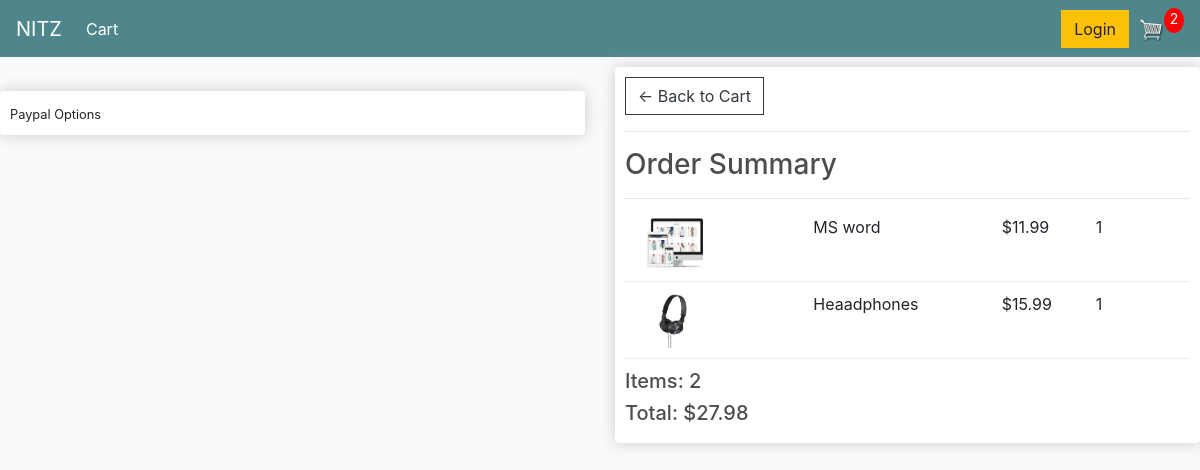
Screenshot of /checkout/ (signed in) with the database file from the repository.
### store/models.py (models this page shows, shortened)
class OrderItem(models.Model):
    product = models.ForeignKey(Product,on_delete=models.SET_NULL,blank=True,null=True)
    order = models.ForeignKey(Order,on_delete=models.SET_NULL, blank = True,  null=True)
    quantity = models.IntegerField(default=0, null=True, blank=True)
    date_added = models.DateTimeField(auto_now_add=True)
    @property
    def get_total(self):
        total = self.product.price * self.quantity
        return total

class Product(models.Model):
    name = models.CharField(max_length=100, null=True)
    price =models.DecimalField(max_digits=5, decimal_places=2 )
    digital = models.BooleanField(default=False,blank=True)
    image = models.ImageField(null=True,blank=True)
    @property
    def imageURL(self):
        try:
            url = self.image.url
        except:
            url = ''
        return url

class Order(models.Model):
    customer = models.ForeignKey(Customer, on_delete=models.SET_NULL,blank=True,null=True)
    date =  models.DateTimeField(auto_now_add=True)
    complete = models.BooleanField(default=False, null=True, blank=False)
    transaction_Id = models.CharField(max_length=100, null=True)
    @property
    def shipping(self):
        shipping = False
        orderitems =  self.orderitem_set.all()
        for i in orderitems:
            if i.product.digital == False:
                shipping == True
        return shipping
    @property
    def get_cart_total(self):
        orderitems = self.orderitem_set.all()
        total = sum([item.get_total for item in orderitems])
        return total
    @property
    def get_cart_items(self):
        orderitems = self.orderitem_set.all()
        total = int(sum([item.quantity for item in orderitems]))
        return total

### store/views.py (the view)
# urls.py: path('checkout/', views.checkout, name='cout'),
def checkout(request):
    data = cartData(request)
    cartItems = data['cartItems']
    order = data['order']
    items = data['items']
    context = {'items':items, 'order':order, 'cartItems':cartItems}
    return render(request, 'store/checkout.html', context)

### store/utils.py (called while the page is built)
def cartData(request):
	if request.user.is_authenticated:
		customer = request.user.customer
		order, created = Order.objects.get_or_create(customer=customer, complete=False)
		items = order.orderitem_set.all()
		cartItems = order.get_cart_items
	else:
		cookieData = cookieCart(request)
		cartItems = cookieData['cartItems']
		order = cookieData['order']
		items = cookieData['items']
	return {'cartItems':cartItems ,'order':order, 'items':items}

### store/templates/store/checkout.html (shortened to what this page needs)
{% extends 'store/main.html' %}
{% load static %}
{% block content %}
     <div class="row">
		<div class="col-lg-6">
			<br>
			<div class="box-element hidden" id="payment-info">
				<small>Paypal Options</small>
			</div>
		</div>
		<div class="col-lg-6">
			<div class="box-element">
				<a  class="btn btn-outline-dark" href="/cart">&#x2190; Back to Cart</a>
				<hr>
				<h3>Order Summary</h3>
				<hr>
				{% for item in items%}
				<div class="cart-row">
					<div style="flex:2"><img class="row-image" src="{{item.product.imageURL}}"></div>
					<div style="flex:2"><p>{{item.product.name}}</p></div>
					<div style="flex:1"><p>${{item.product.price}}</p></div>
					<div style="flex:1"><p>{{item.quantity}}</p></div>
				</div>
				{% endfor %}
				<h5>Items: {{order.get_cart_items}}</h5>
				<h5>Total:   ${{order.get_cart_total|floatformat:2}}</h5>
			</div>
		</div>
	</div>
{% endblock content %}

### store/static/store/css/main.css (style rules this page uses)
body { background-color: hsl(0, 0%, 98%); }
h1,h2,h3,h4,h5,h6 { color:hsl(0, 0%, 30%); }
.box-element { box-shadow:hsl(0, 0%, 80%) 0 0 16px; background-color: #fff; border-radius: 4px; padding: 10px; }
.col-lg-4, .col-lg-6, .col-lg-8, .col-lg-12 { margin-top: 10px; }
.btn { border-radius: 0; }
.row-image { width: 100px; }
.cart-row { display: flex; align-items: flex-stretch; padding-bottom: 10px; margin-bottom: 10px; border-bottom: 1px solid #ececec; }

### rows the page displays
OrderItem: product.imageURL (picture), product.name "MS word", product.price "11.99", quantity "1"
OrderItem: product.imageURL (picture), product.name "Heaadphones", product.price "15.99", quantity "1"
Order: get_cart_items "2", get_cart_total "27.98"

### other values shown
{{ cartItems }} "2"
